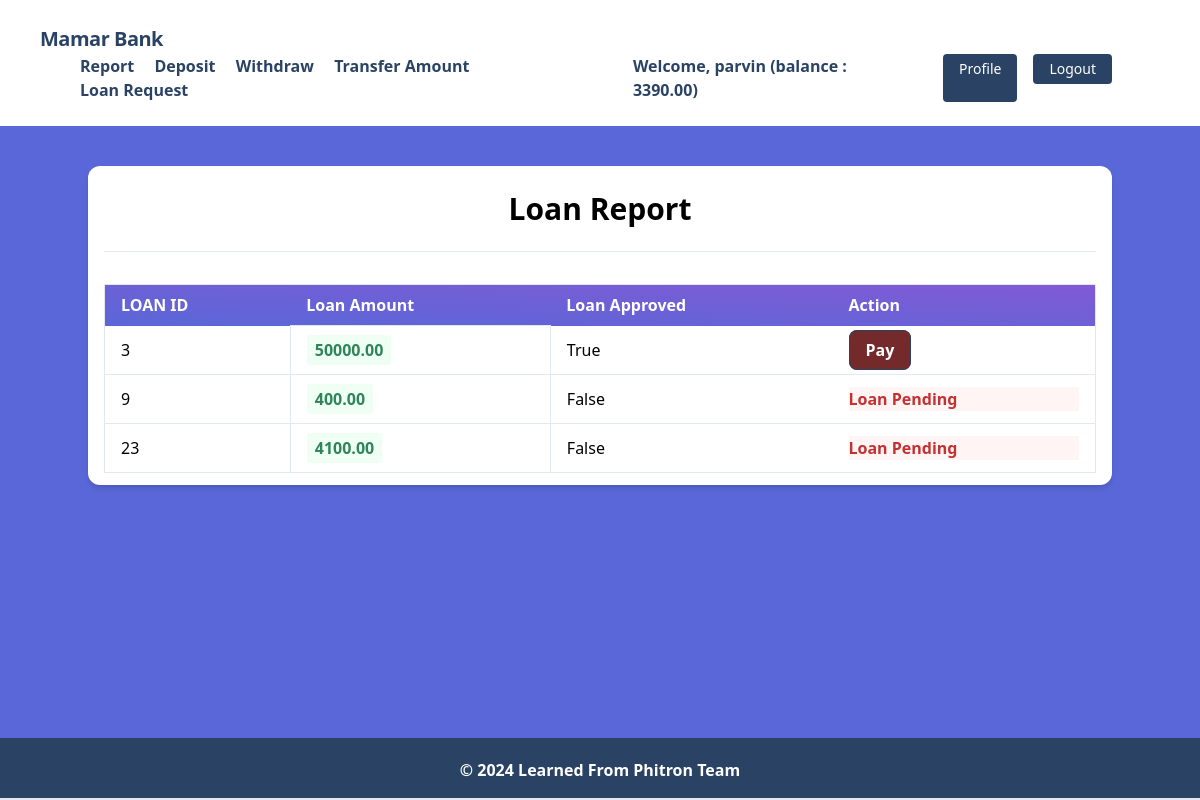
/transactions/loans/ (signed in), run on the app's committed database.
### accounts/models.py (models this page shows, shortened)
class UserBankAccount(models.Model):
    user = models.OneToOneField(User, related_name='account', on_delete=models.CASCADE)
    account_type = models.CharField(max_length=10, choices=ACCOUNT_TYPE)
    account_no = models.IntegerField(unique=True) # account no duijon user er kokhono same hobe na
    birth_date = models.DateField(null=True, blank=True)
    gender = models.CharField(max_length=10, choices=GENDER_TYPE)
    initial_deposite_date = models.DateField(auto_now_add=True)
    balance = models.DecimalField(default=0, max_digits=12, decimal_places=2) # ekjon user 12 digit obdi taka rakhte parbe, dui doshomik ghor obdi rakhte parben 1000.50

### transactions/models.py (models this page shows)
class Transaction(models.Model):
    account = models.ForeignKey(UserBankAccount, related_name = 'transactions', on_delete = models.CASCADE) # ekjon user er multiple transactions hote pare
    amount = models.DecimalField(decimal_places=2, max_digits = 12)
    balance_after_transaction = models.DecimalField(decimal_places=2, max_digits = 12)
    transaction_type = models.IntegerField(choices=TRANSACTION_TYPE, null = True)
    timestamp = models.DateTimeField(auto_now_add=True)
    loan_approve = models.BooleanField(default=False)
    class Meta:
        ordering = ['timestamp']

### transactions/views.py (the view)
# urls.py: path("loans/", LoanListView.as_view(), name="loan_list"),
class LoanListView(LoginRequiredMixin,ListView):
    model = Transaction
    template_name = 'transactions/loan_request.html'
    context_object_name = 'loans' # loan list ta ei loans context er moddhe thakbe
    def get_queryset(self):
        user_account = self.request.user.account
        queryset = Transaction.objects.filter(account=user_account,transaction_type=LOAN)
        print(queryset)
        return queryset

### transactions/templates/transactions/loan_request.html (shortened to what this page needs)
{% extends 'base.html' %}
{% block content %}
<div class="my-10 py-3 px-4 bg-white rounded-xl shadow-md">
  <h1 class="font-bold text-3xl text-center pb-5 pt-2">Loan Report</h1>
  <hr />
  <table
    class="table-auto mx-auto w-full px-5 rounded-xl mt-8 border dark:border-neutral-500"
  >
    <thead class="bg-purple-900 text-white text-left">
      <tr
        class="bg-gradient-to-tr from-indigo-600 to-purple-600 rounded-md py-2 px-4 text-white font-bold"
      >
        <th class="px-4 py-2">LOAN ID</th>
        <th class="px-4 py-2">Loan Amount</th>
        <th class="px-4 py-2">Loan Approved</th>
        <th class="px-4 py-2">Action</th>
      </tr>
    </thead>
    <tbody>
      {% for loan in loans %}
      <tr class="border-b dark:border-neutral-500">
        <td class="px-4 py-2">
         {{ loan.id }}
        </td>
        <td class="px-4 py-3 text-s border">
          <span
            class="px-2 py-1 font-bold leading-tight rounded-sm text-green-700 bg-green-100"
          >
            {{ loan.amount }}
          </span>
        </td>
        <td class="px-4 py-2">
          {{ loan.loan_approve }}
        </td>
        <td class="px-4 py-2">
          {% if loan.loan_approve %}
          <a class="font-bold bg-red-900 text-white hover:text-blue-900 hover:bg-white border border-blue-900 font-bold px-4 py-2 rounded-lg" href='{% url "pay" loan.id %}'>Pay</a>
          {% else %}
          <p class="font-bold text-red-700 bg-red-100">Loan Pending</p>
          {% endif %}
        </td>
      </tr>
      {% endfor %}
    </tbody>
  </table>
</div>
{% endblock %}

### core/templates/base.html (shortened to what this page needs)
{% load static %}
<!DOCTYPE html>
<html lang="en">
    <head>
        <link href="https://unpkg.com/tailwindcss@^1.0/dist/tailwind.min.css" rel="stylesheet">
    </head>
    <body class="bg-indigo-600">
        {% include 'navbar.html' %}
        {% block body %}
            <div class="lg:container lg:mx-auto" id="main">
                {% block content %}
                {% endblock %}
            </div>
            {% include 'footer.html' %}
        {% endblock %}
    </body>
</html>

### core/templates/navbar.html (shortened to what this page needs)
<nav class="flex items-center justify-between flex-wrap bg-white p-6 px-10">
    <div class="flex items-center flex-shrink-0 text-white mr-6">
        <span class="font-semibold text-xl tracking-tight text-blue-900"><a href="/">Mamar Bank</a></span>
    </div>
    <div class="w-full block flex-grow lg:flex lg:items-center lg:w-auto px-10">
        {% if request.user.is_authenticated %}
            <div class="text-md lg:flex-grow">
                <a href="{% url 'transaction_report' %}" class="block font-bold mt-4 lg:inline-block lg:mt-0 text-blue-900 hover:text-red-900 hover:font-black mr-4">
                    Report
                </a>
                <a href="{% url 'deposit_money' %}" class="block font-bold mt-4 lg:inline-block lg:mt-0 text-blue-900 hover:text-red-900 hover:font-black mr-4">
                    Deposit
                </a>
                <a href="{% url 'withdraw_money' %}" class="block font-bold mt-4 lg:inline-block lg:mt-0 text-blue-900 hover:text-red-900 hover:font-black mr-4">
                    Withdraw
                </a>
                <a href="{% url 'transfer_money' %}" class="block font-bold mt-4 lg:inline-block lg:mt-0 text-blue-900 hover:text-red-900 hover:font-black mr-4">
                    Transfer Amount
                </a>
                <a href="{% url 'loan_request' %}" class="block font-bold mt-4 lg:inline-block lg:mt-0 text-blue-900 hover:text-red-900 hover:font-black mr-4">
                    Loan Request
                </a>
            </div>
            <div class="flex w-auto">
                <div class="text-blue-900 my-auto font-black px-5">Welcome, {{ request.user.first_name }} (balance : {{request.user.account.balance}}) </div>
                <a href="{% url 'profile' %}" class="mx-2 inline-block font-medium text-sm px-4 py-2 leading-none bg-blue-900 rounded text-white border-white hover:border-transparent hover:text-dark hover:bg-red-700 mt-4 lg:mt-0">Profile</a>
                <form method="post" action="{% url 'logout' %}">
                    <button type="submit" class="mx-2 inline-block font-medium text-sm px-4 py-2 leading-none bg-blue-900 rounded text-white border-white hover:border-transparent hover:text-dark  hover:bg-red-700 mt-4 lg:mt-0">Logout</button>
                </form>
            </div>
        {% endif %}
    </div>
</nav>

### core/templates/footer.html
<footer class="footer bg-blue-900 text-white relative border-b-2 mt-10">
    <div class="container mx-auto px-6">
        <div class="mt-5 flex flex-col items-center">
            <div class="sm:w-2/3 text-center py-0 pb-2">
                <p class="text-md text-white font-bold mb-2">
                    © {% now "Y" %} Learned From Phitron Team
                </p>
            </div>
        </div>
    </div>
</footer>

### core/templates/base.html (style rules this page uses)
footer { position: fixed !important; bottom: 0 !important; width: 100%; }

### data on the page
Transaction: id "3", amount "50000.00", loan_approve "True", shows "Pay"
Transaction: id "9", amount "400.00", loan_approve "False", shows "Loan Pending"
Transaction: id "23", amount "4100.00", loan_approve "False", shows "Loan Pending"

### other printed values
{{ request.user.first_name }} "parvin"
{{ request.user.account.balance }} "3390.00"
